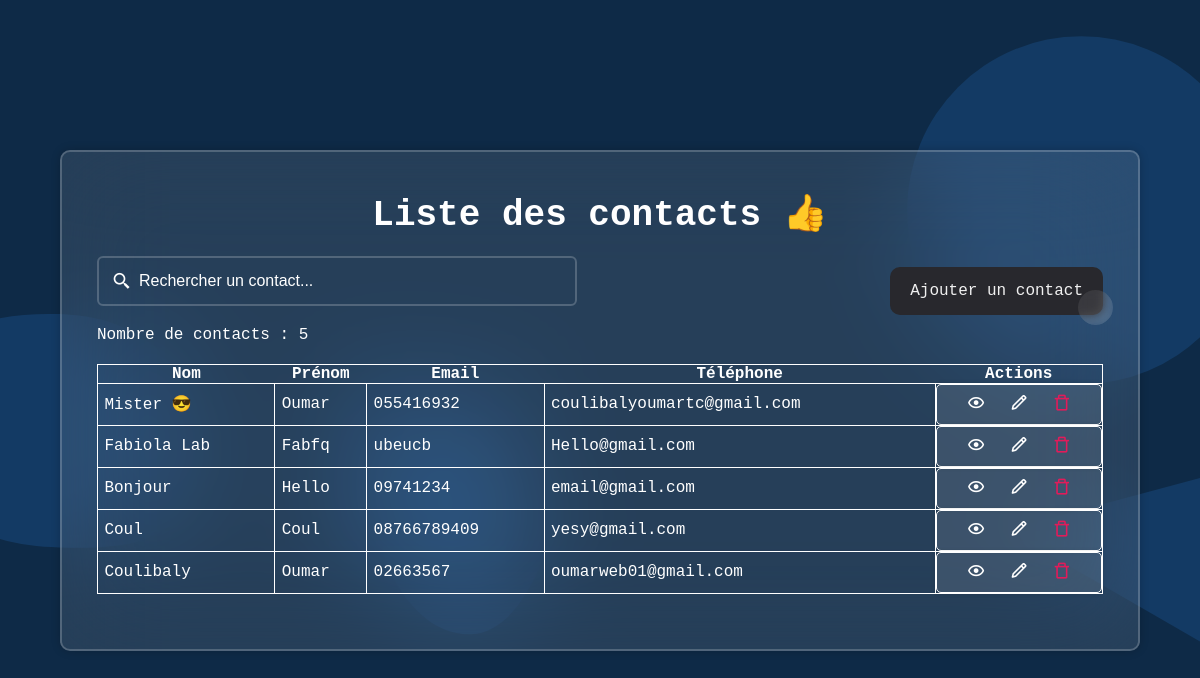
The page / on the database its author committed.
### tables this page shows
CREATE TABLE `contacts` (
  `id` int NOT NULL,
  `nom` varchar(255) NOT NULL,
  `prenom` varchar(255) NOT NULL,
  `email` varchar(255) DEFAULT NULL,
  `telephone` varchar(15) DEFAULT NULL
);

### controllers/HomeController.php (called while the page is built, shortened)
<?php
class HomeController
{
    private $contactDAO;
    public function __construct()
    {
        $this->contactDAO = new DAO\ContactDAO(getPDO());
    }
    public function index()
    {
        $search = isset($_GET['search']) ? $_GET['search'] : '';
        if (!empty($search)) {
            $contacts = $this->contactDAO->searchContacts($search);
        } else {
            $contacts = $this->contactDAO->getAllContacts();
        }
        require_once 'views/home.php';
    }
}

### config.php (called while the page is built, shortened)
<?php
function getPDO()
{
    try {
        return new PDO("mysql:host=" . DB_HOST . ";dbname=" . DB_NAME, DB_USER, DB_PASS);
    } catch (PDOException $e) {
        die("Erreur de connexion à la base de données : " . $e->getMessage());
    }
}
function myAutoloader($className)
{
    $className = str_replace('\\', DIRECTORY_SEPARATOR, $className);
    $classFile = __DIR__ . '/classes/' . $className . '.php';
}

### classes/dao/ContactDao.php (called while the page is built, shortened)
<?php
class ContactDAO
{
    private $pdo;
    public function __construct($pdo)
    {
        $this->pdo = $pdo;
    }
    public function getAllContacts()
    {
        $stmt = $this->pdo->query('SELECT * FROM contacts');
        $results = $stmt->fetchAll(PDO::FETCH_ASSOC);
        $contacts = [];
        foreach ($results as $row) {
            $contacts[] = new ContactModel($row['nom'], $row['prenom'], $row['email'], $row['telephone'], $row['id']);
        }
        return $contacts;
    }
}

### classes/models/ContactModel.php (called while the page is built, shortened)
<?php
class ContactModel
{
    private $id;
    private $nom;
    private $prenom;
    private $email;
    private $telephone;
    public function __construct($nom, $prenom, $telephone, $email = null, $id = null)
    {
        $this->id = $id;
        $this->nom = $nom;
        $this->prenom = $prenom;
        $this->email = $email;
        $this->telephone = $telephone;
    }
    public function getId()
    {
        return $this->id;
    }
    public function getNom()
    {
        return $this->nom;
    }
    public function getPrenom()
    {
        return $this->prenom;
    }
    public function getEmail()
    {
        return $this->email;
    }
    public function getTelephone()
    {
        return $this->telephone;
    }
}

### views/home.php (the view, shortened to what this page needs)
<!DOCTYPE html>
<html lang="fr">
<head>
    <link rel="stylesheet" href="./assets/css/style.css">
    <link
        href="https://unpkg.com/boxicons@2.1.4/css/boxicons.min.css"
        rel="stylesheet" />
</head>
<body>
    <div class="wrapper">
        <h1>Liste des contacts 👍</h1>
        <div class="flex">
            <div class="input-field">
                <input type="text" name="search" id="searchInput" placeholder="Rechercher un contact..." value="<?= isset($_GET['search']) ? htmlspecialchars($_GET['search']) : '' ?>">
                <i class='bx bx-search-alt-2'></i>
            </div>
            <a href="index.php?page=add" class="button">Ajouter un contact</a>
        </div>
        <p>Nombre de contacts : <?= count($contacts) ?> </p>
        <table class="contactsTable"">
            <thead>
                <tr>
                    <th>Nom</th>
                    <th>Prénom</th>
                    <th>Email</th>
                    <th>Téléphone</th>
                    <th>Actions</th>
                </tr>
            </thead>
            <tbody id="contactTableBody">
            <?php if (count($contacts) > 0): ?>
                <?php foreach ($contacts as $contact): ?>
                    <tr>
                        <td><?= htmlspecialchars($contact->getNom()) ?></td>
                        <td><?= htmlspecialchars($contact->getPrenom()) ?></td>
                        <td><?= htmlspecialchars($contact->getEmail()) ?></td>
                        <td><?= htmlspecialchars($contact->getTelephone()) ?></td>
                        <td class="action">
                            <a href="index.php?page=view&id=<?= $contact->getId() ?>"><i class='bx bx-show'></i></a>
                            <a href="index.php?page=edit&id=<?= $contact->getId() ?>"><i class='bx bx-pencil'></i></a>
                            <a href="index.php?page=delete&id=<?= $contact->getId() ?>"><i class='bx bx-trash-alt'></i></a>
                        </td>
                    </tr>
                <?php endforeach; ?>
            <?php else: ?>
                <tr>
                    <td colspan="5">Aucun contact trouvé.</td>
                </tr>
            <?php endif; ?>
            </tbody>
        </table>
    </div>
</body>
</html>

### index.php (shortened to what this page needs)
<?php
require_once 'config.php';
$page = isset($_GET['page']) ? $_GET['page'] : 'home';
$id = isset($_GET['id']) ? $_GET['id'] : null;
$controllers = [
'home' => 'HomeController',
'add' => 'AddContactController',
'view' => 'ViewContactController',
'edit' => 'EditContactController',
'delete' => 'DeleteContactController'
];
if (array_key_exists($page, $controllers)) {
$controllerName = $controllers[$page];
$controllerFile = __DIR__ . '/controllers/' . $controllerName . '.php';
if (file_exists($controllerFile)) {
$controller = new $controllerName();
if ($id) {
$controller->index($id);
} else {
$controller->index();
}
} else {
echo "Le contrôleur $controllerName n'a pas pu être trouvé.";
}
} else {
header('location:404.php');
}

### assets/css/style.css (style rules this page uses)
* { margin: 0; padding: 0; box-sizing: border-box; }
body { display: flex; justify-content: center; align-items: center; min-height: 100vh; background: url("./../images/bgAnimated.svg") no-repeat center/cover; font-family: 'Courier New', Courier, monospace; }
.wrapper { width: 90%; background: rgba(255, 255, 255, 0.1); border: 2px solid rgba(255, 255, 255, 0.2); box-shadow: 0 0 10px rgba(0, 0, 0, 0.2); backdrop-filter: blur(50px); color: #ffffff; border-radius: 10px; padding: 40px 35px 55px; margin: 0 10px; }
.wrapper h1 { font-size: 36px; text-align: center; margin-bottom: 20px; }
.input-field { position: relative; width: 100%; height: 50px; margin-bottom: 20px; }
.input-field #searchInput { width: 30rem; }
.input-field input { width: 100%; height: 100%; background: transparent; border: 2px solid rgba(255, 255, 255, 0.2); outline: none; font-size: 16px; color: #fff; border-radius: 6px; padding: 15px 15px 15px 40px; }
.input-field input::placeholder { color: #fff; }
.input-field i { position: absolute; left: 15px; top: 50%; transform: translateY(-50%); font-size: 20px; }
a { text-decoration: none; color: #fff; transition: color.3s ease; text-wrap: nowrap; }
.button { padding: 15px 20px; font-size: 16px; background: transparent; border: none; position: relative; color: #f0f0f0; z-index: 1; cursor: pointer; }
.button::after, .button::before { content: ''; position: absolute; bottom: 0; right: 0; z-index: -99999; transition: all .4s; }
.button::before { transform: translate(0%, 0%); width: 100%; height: 100%; background: #28282d; border-radius: 10px; }
.button::after { transform: translate(10px, 10px); width: 35px; height: 35px; background: #ffffff15; backdrop-filter: blur(5px); border-radius: 50px; }
table { border: 1px solid; border-collapse: collapse; width: 100%; margin-top: 20px; }
table td, tr { border: 1px solid; padding: 0.4rem; transition: ease-in-out 0.2s; }
td.action { display: flex; justify-content: space-evenly; align-items: center; gap: 10px; cursor: pointer; transition: background-color 0.3s ease; background-color: rgba(255, 255, 255, 0.1); padding: 0.5rem 1rem; color: #fff; border-radius: 5px; box-shadow: 0 0 5px rgba(0, 0, 0, 0.2); }
td.action i { font-size: 1.2rem; transition: color 0.3s ease; transform: scale(1); color: #fff; animation: hover-icon-anim 0.5s ease; }
td.action a:last-child i { color: #e21b5a; }
.flex { display: flex; justify-content: space-between; align-items: center; gap: 10rem; }

### rows shown on the page
contacts: nom "Mister 😎", prenom "Oumar", telephone "055416932", email "coulibalyoumartc@gmail.com"
contacts: nom "Fabiola Lab", prenom "Fabfq", telephone "ubeucb", email "Hello@gmail.com"
contacts: nom "Bonjour", prenom "Hello", telephone "09741234", email "email@gmail.com"
contacts: nom "Coul", prenom "Coul", telephone "08766789409", email "yesy@gmail.com"
contacts: nom "Coulibaly", prenom "Oumar", telephone "02663567", email "oumarweb01@gmail.com"

### other values the page prints
count($contacts) "5"
